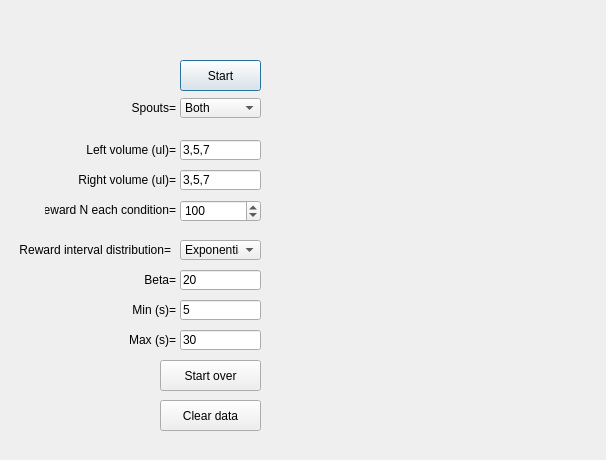
<?xml version="1.0" encoding="UTF-8"?>
<ui version="4.0">
 <class>Dialog</class>
 <widget class="QDialog" name="Dialog">
  <property name="geometry">
   <rect>
    <x>0</x>
    <y>0</y>
    <width>606</width>
    <height>460</height>
   </rect>
  </property>
  <property name="windowTitle">
   <string>Random Reward</string>
  </property>
  <widget class="QPushButton" name="Start">
   <property name="geometry">
    <rect>
     <x>180</x>
     <y>60</y>
     <width>81</width>
     <height>31</height>
    </rect>
   </property>
   <property name="text">
    <string>Start</string>
   </property>
   <property name="checkable">
    <bool>true</bool>
   </property>
  </widget>
  <widget class="QComboBox" name="WhichSpout">
   <property name="geometry">
    <rect>
     <x>180</x>
     <y>98</y>
     <width>81</width>
     <height>20</height>
    </rect>
   </property>
   <property name="sizePolicy">
    <sizepolicy hsizetype="Expanding" vsizetype="Expanding">
     <horstretch>0</horstretch>
     <verstretch>0</verstretch>
    </sizepolicy>
   </property>
   <property name="maximumSize">
    <size>
     <width>1000</width>
     <height>16777215</height>
    </size>
   </property>
   <item>
    <property name="text">
     <string>Both</string>
    </property>
   </item>
   <item>
    <property name="text">
     <string>Left</string>
    </property>
   </item>
   <item>
    <property name="text">
     <string>Right</string>
    </property>
   </item>
  </widget>
  <widget class="QLabel" name="label1_5">
   <property name="geometry">
    <rect>
     <x>100</x>
     <y>98</y>
     <width>76</width>
     <height>20</height>
    </rect>
   </property>
   <property name="maximumSize">
    <size>
     <width>90</width>
     <height>16777215</height>
    </size>
   </property>
   <property name="text">
    <string>Spouts=</string>
   </property>
   <property name="textFormat">
    <enum>Qt::AutoText</enum>
   </property>
   <property name="alignment">
    <set>Qt::AlignRight|Qt::AlignTrailing|Qt::AlignVCenter</set>
   </property>
  </widget>
  <widget class="QLineEdit" name="RightVolume">
   <property name="enabled">
    <bool>true</bool>
   </property>
   <property name="geometry">
    <rect>
     <x>180</x>
     <y>170</y>
     <width>81</width>
     <height>20</height>
    </rect>
   </property>
   <property name="maximumSize">
    <size>
     <width>1000</width>
     <height>16777215</height>
    </size>
   </property>
   <property name="text">
    <string>3,5,7</string>
   </property>
   <property name="readOnly">
    <bool>false</bool>
   </property>
  </widget>
  <widget class="QLabel" name="label1_6">
   <property name="geometry">
    <rect>
     <x>60</x>
     <y>140</y>
     <width>116</width>
     <height>20</height>
    </rect>
   </property>
   <property name="text">
    <string>Left volume (ul)=</string>
   </property>
   <property name="textFormat">
    <enum>Qt::AutoText</enum>
   </property>
   <property name="alignment">
    <set>Qt::AlignRight|Qt::AlignTrailing|Qt::AlignVCenter</set>
   </property>
  </widget>
  <widget class="QLineEdit" name="LeftVolume">
   <property name="enabled">
    <bool>true</bool>
   </property>
   <property name="geometry">
    <rect>
     <x>180</x>
     <y>140</y>
     <width>81</width>
     <height>20</height>
    </rect>
   </property>
   <property name="maximumSize">
    <size>
     <width>1000</width>
     <height>16777215</height>
    </size>
   </property>
   <property name="text">
    <string>3,5,7</string>
   </property>
   <property name="readOnly">
    <bool>false</bool>
   </property>
  </widget>
  <widget class="QLabel" name="label1_21">
   <property name="geometry">
    <rect>
     <x>60</x>
     <y>170</y>
     <width>116</width>
     <height>20</height>
    </rect>
   </property>
   <property name="text">
    <string>Right volume (ul)=</string>
   </property>
   <property name="textFormat">
    <enum>Qt::AutoText</enum>
   </property>
   <property name="alignment">
    <set>Qt::AlignRight|Qt::AlignTrailing|Qt::AlignVCenter</set>
   </property>
  </widget>
  <widget class="QLabel" name="label1_20">
   <property name="enabled">
    <bool>true</bool>
   </property>
   <property name="geometry">
    <rect>
     <x>45</x>
     <y>200</y>
     <width>131</width>
     <height>20</height>
    </rect>
   </property>
   <property name="maximumSize">
    <size>
     <width>1000</width>
     <height>16777215</height>
    </size>
   </property>
   <property name="text">
    <string>Reward N each condition=</string>
   </property>
   <property name="textFormat">
    <enum>Qt::AutoText</enum>
   </property>
   <property name="alignment">
    <set>Qt::AlignRight|Qt::AlignTrailing|Qt::AlignVCenter</set>
   </property>
  </widget>
  <widget class="QLabel" name="label1_22">
   <property name="enabled">
    <bool>true</bool>
   </property>
   <property name="geometry">
    <rect>
     <x>20</x>
     <y>240</y>
     <width>151</width>
     <height>20</height>
    </rect>
   </property>
   <property name="maximumSize">
    <size>
     <width>1000</width>
     <height>16777215</height>
    </size>
   </property>
   <property name="text">
    <string>Reward interval distribution=</string>
   </property>
   <property name="textFormat">
    <enum>Qt::AutoText</enum>
   </property>
   <property name="alignment">
    <set>Qt::AlignRight|Qt::AlignTrailing|Qt::AlignVCenter</set>
   </property>
  </widget>
  <widget class="QComboBox" name="IntervalDistribution">
   <property name="geometry">
    <rect>
     <x>180</x>
     <y>240</y>
     <width>81</width>
     <height>20</height>
    </rect>
   </property>
   <property name="sizePolicy">
    <sizepolicy hsizetype="Expanding" vsizetype="Expanding">
     <horstretch>0</horstretch>
     <verstretch>0</verstretch>
    </sizepolicy>
   </property>
   <property name="maximumSize">
    <size>
     <width>1000</width>
     <height>16777215</height>
    </size>
   </property>
   <item>
    <property name="text">
     <string>Exponential</string>
    </property>
   </item>
   <item>
    <property name="text">
     <string>Uniform</string>
    </property>
   </item>
  </widget>
  <widget class="QSpinBox" name="RewardN">
   <property name="geometry">
    <rect>
     <x>180</x>
     <y>200</y>
     <width>81</width>
     <height>22</height>
    </rect>
   </property>
   <property name="maximum">
    <number>99999</number>
   </property>
   <property name="value">
    <number>100</number>
   </property>
  </widget>
  <widget class="QLineEdit" name="IntervalBeta">
   <property name="enabled">
    <bool>true</bool>
   </property>
   <property name="geometry">
    <rect>
     <x>180</x>
     <y>270</y>
     <width>81</width>
     <height>20</height>
    </rect>
   </property>
   <property name="maximumSize">
    <size>
     <width>1000</width>
     <height>16777215</height>
    </size>
   </property>
   <property name="text">
    <string>20</string>
   </property>
   <property name="readOnly">
    <bool>false</bool>
   </property>
  </widget>
  <widget class="QLabel" name="label1_23">
   <property name="geometry">
    <rect>
     <x>60</x>
     <y>270</y>
     <width>116</width>
     <height>20</height>
    </rect>
   </property>
   <property name="text">
    <string>Beta=</string>
   </property>
   <property name="textFormat">
    <enum>Qt::AutoText</enum>
   </property>
   <property name="alignment">
    <set>Qt::AlignRight|Qt::AlignTrailing|Qt::AlignVCenter</set>
   </property>
  </widget>
  <widget class="QLabel" name="label1_24">
   <property name="geometry">
    <rect>
     <x>60</x>
     <y>300</y>
     <width>116</width>
     <height>20</height>
    </rect>
   </property>
   <property name="text">
    <string>Min (s)=</string>
   </property>
   <property name="textFormat">
    <enum>Qt::AutoText</enum>
   </property>
   <property name="alignment">
    <set>Qt::AlignRight|Qt::AlignTrailing|Qt::AlignVCenter</set>
   </property>
  </widget>
  <widget class="QLineEdit" name="IntervalMin">
   <property name="enabled">
    <bool>true</bool>
   </property>
   <property name="geometry">
    <rect>
     <x>180</x>
     <y>300</y>
     <width>81</width>
     <height>20</height>
    </rect>
   </property>
   <property name="maximumSize">
    <size>
     <width>1000</width>
     <height>16777215</height>
    </size>
   </property>
   <property name="text">
    <string>5</string>
   </property>
   <property name="readOnly">
    <bool>false</bool>
   </property>
  </widget>
  <widget class="QLabel" name="label1_25">
   <property name="geometry">
    <rect>
     <x>60</x>
     <y>330</y>
     <width>116</width>
     <height>20</height>
    </rect>
   </property>
   <property name="text">
    <string>Max (s)=</string>
   </property>
   <property name="textFormat">
    <enum>Qt::AutoText</enum>
   </property>
   <property name="alignment">
    <set>Qt::AlignRight|Qt::AlignTrailing|Qt::AlignVCenter</set>
   </property>
  </widget>
  <widget class="QLineEdit" name="IntervalMax">
   <property name="enabled">
    <bool>true</bool>
   </property>
   <property name="geometry">
    <rect>
     <x>180</x>
     <y>330</y>
     <width>81</width>
     <height>20</height>
    </rect>
   </property>
   <property name="maximumSize">
    <size>
     <width>1000</width>
     <height>16777215</height>
    </size>
   </property>
   <property name="text">
    <string>30</string>
   </property>
   <property name="readOnly">
    <bool>false</bool>
   </property>
  </widget>
  <widget class="QLabel" name="label_show_current">
   <property name="enabled">
    <bool>true</bool>
   </property>
   <property name="geometry">
    <rect>
     <x>300</x>
     <y>60</y>
     <width>241</width>
     <height>331</height>
    </rect>
   </property>
   <property name="maximumSize">
    <size>
     <width>9000000</width>
     <height>16777215</height>
    </size>
   </property>
   <property name="font">
    <font>
     <pointsize>13</pointsize>
     <weight>75</weight>
     <bold>true</bold>
    </font>
   </property>
   <property name="text">
    <string/>
   </property>
   <property name="textFormat">
    <enum>Qt::AutoText</enum>
   </property>
   <property name="alignment">
    <set>Qt::AlignHCenter|Qt::AlignTop</set>
   </property>
   <property name="wordWrap">
    <bool>false</bool>
   </property>
  </widget>
  <widget class="QPushButton" name="StartOver">
   <property name="geometry">
    <rect>
     <x>160</x>
     <y>360</y>
     <width>101</width>
     <height>31</height>
    </rect>
   </property>
   <property name="text">
    <string>Start over</string>
   </property>
  </widget>
  <widget class="QPushButton" name="ClearData">
   <property name="geometry">
    <rect>
     <x>160</x>
     <y>400</y>
     <width>101</width>
     <height>31</height>
    </rect>
   </property>
   <property name="text">
    <string>Clear data</string>
   </property>
  </widget>
 </widget>
 <resources/>
 <connections/>
</ui>
